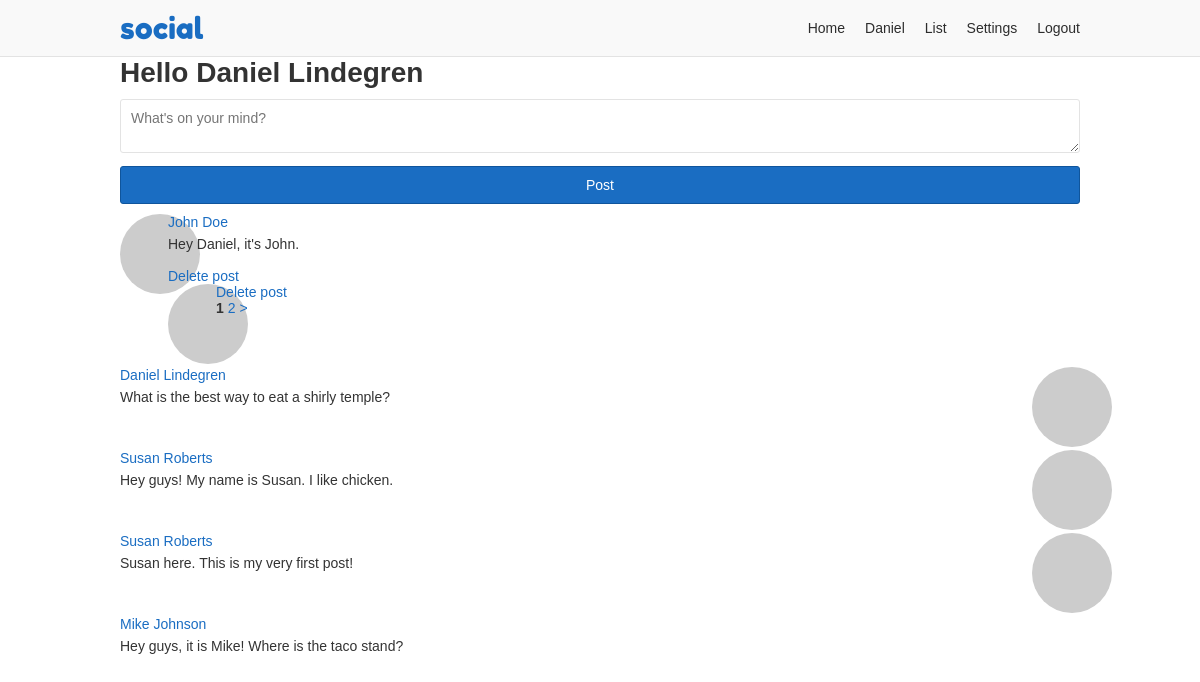
Screenshot of /home (signed in) with the database file from the repository.
### app/users/models/user.py (models this page shows, shortened)
class User(UserMixin, db.Model, BaseModel):
    id = db.Column(db.Integer, primary_key=True)
    username = db.Column(db.String(35), nullable=False, unique=True)
    email = db.Column(db.String(255), nullable=False, unique=True)
    password = db.Column(db.String(128), nullable=False)
    first_name = db.Column(db.String(35), nullable=False)
    last_name = db.Column(db.String(35), nullable=False)
    about_me = db.Column(db.Text)
    last_seen = db.Column(db.DateTime, default=datetime.utcnow)
    posts_per_page = db.Column(db.Integer, default=10, nullable=False)
    full_name = column_property(first_name + " " + last_name)
    followed = db.relationship(
        'User',
        secondary=followers,
        primaryjoin=(followers.c.follower_id == id),
        secondaryjoin=(followers.c.followed_id == id),
        backref=db.backref('followers', lazy='dynamic'),
        lazy='dynamic')
    post_author = db.relationship(
        'Post',
        foreign_keys='Post.author_id',
        backref='author', lazy='dynamic')
    post_recipient = db.relationship(
        'Post',
        foreign_keys='Post.recipient_id',
        backref='recipient', lazy='dynamic')
    def followed_posts(self):
        followed = Post.query.join(
            followers,
            (followers.c.followed_id == Post.author_id)).filter(
                followers.c.follower_id == self.id,
                Post.author_id == Post.recipient_id)
        my_posts = Post.query.filter_by(recipient_id=self.id)
        return followed.union(my_posts).order_by(Post.created.desc())
    def avatar(self, size):
        digest = md5(self.email.lower().encode('utf-8')).hexdigest()
        return 'https://www.gravatar.com/avatar/{}?d=identicon&s={}'.format(
            digest, size)

### app/users/models/post.py (models this page shows, shortened)
class Post(db.Model, BaseModel):
    id = db.Column(db.Integer, primary_key=True)
    body = db.Column(db.Text)
    author_id = db.Column(db.Integer, db.ForeignKey('user.id'))
    recipient_id = db.Column(db.Integer, db.ForeignKey('user.id'))

### app/users/views.py (the view)
@users.route('/home', methods=['GET', 'POST'])
@login_required
def home():
    form = PostForm()
    if form.validate_on_submit():
        post = Post(body=form.body.data, author=current_user,
                    recipient=current_user)
        post.commit()
        flash('Your post is now live!')
        return redirect(url_for('users.home'))
    page = request.args.get('page', 1, type=int)
    posts = current_user.followed_posts().paginate(
        page, current_user.posts_per_page, False)
    return render_template('users/home.html', form=form, posts=posts)

### app/users/forms.py
class PostForm(FlaskForm):
    body = TextAreaField('Say something', validators=[DataRequired()])
    submit = SubmitField('Post')

### app/models.py (called while the page is built)
    def commit(self):
        try:
            db.session.add(self)
            db.session.commit()
            return self
        except Exception as E:
            db.session.rollback()
            raise E

### app/users/models/user.py (called while the page is built)
@login.user_loader
def load_user(id):
    return User.query.get(int(id))

### app/users/views.py (called while the page is built)
@users.before_request
def before_request():
    if current_user.is_authenticated:
        current_user.last_seen = datetime.utcnow()
        current_user.commit()

### app/templates/users/home.html (shortened to what this page needs)
{% extends "base.html" %}
{% block content %}
<h1>Hello {{ current_user.full_name }}</h1>
<form method="post" novalidate>
  {{ form.body(placeholder="What's on your mind?") }}
  {{ form.submit }}
</form>
{%- for post in posts.items %}
  {%- include "/users/_post.html" %}
{%- endfor %}
{%- if posts.pages > 1 %}
{%- from "/_macros.html" import render_pagination %}
{{ render_pagination(posts, 'users.home') }}
{%- endif %}
{% endblock %}

### app/templates/base.html (shortened to what this page needs)
<!doctype html>
<html lang="en">
<head>
  <link rel="stylesheet" href="{{ url_for('static', filename='css/layout.css') }}">
</head>
<body>
<div class="header-container">
  <header class="site-header responsive-container">
    <h1 class="branding"><a href="{{ url_for('static_views.index') }}">{{ APP_NAME }}</a></h1>
    {%- if current_user.is_authenticated %}
    <ul class="primary-nav">
      <li><a href="{{ url_for('users.home') }}">Home</a></li>
      <li><a href="{{ url_for('users.profile', username=current_user.username) }}">{{ current_user.first_name }}</a></li>
      <li><a href="{{ url_for('users.list') }}">List</a></li>
      <li><a href="{{ url_for('users.settings_account') }}">Settings</a></li>
      <li><a href="{{ url_for('static_views.logout') }}">Logout</a></li>
    </ul>
    {%- endif %}
  </header>
</div>
<div class="responsive-container">
{%- block content %}
{%- endblock %}
</div>
</body>
</html>

### app/templates/users/_post.html
    {%- if post.active %}
      <div>
        <div style="float: left; width: 5%">
          <img style="border-radius: 50%;" src="{{ post.author.avatar(60) }}">
        </div>
        <div style="float: left; width: 95%">
          <a href="{{ url_for('users.profile', username=post.author.username) }}">{{ post.author.full_name }}</a>
          <p>{{ post.body }}</p>
        </div>
        {%- if current_user == post.author or post.recipient_id == current_user.id %}
        <div>
          <a href="{{ url_for('users.user_action', username=post.author.username, action='delete-post', post_id=post.id) }}">Delete post</a>
        </div>
        {%- endif %}
      </div>
    {%- endif %}

### app/static/css/layout.css (style rules this page uses)
*, *::before, *::after { box-sizing: border-box; }
html { font-family: sans-serif; font-size: 62.5%; }
article, aside, figcaption, figure, footer, header, hgroup, main, nav, section { display: block; }
body { margin: 0; color: #333; font-size: 1.4rem; }
h1, h2, h3, h4, h5, h6 { margin: 0 0 10px 0; }
p, ol, ul, dl { margin: 0 0 10px 0; padding: 0; }
p { line-height: 2; }
ol, ul { list-style: none; }
a, a:link { color: #1a6dc2; text-decoration: none; }
.responsive-container { margin: 0 auto; max-width: 960px; }
input, textarea { display: inline-block; margin-bottom: 10px; padding: 10px; width: 100%; border: 1px solid #e3e3e3; border-radius: 3px; font-family: inherit; font-size: inherit; line-height: inherit; }
input[type=submit] { background-color: #1a6dc2; border-color: #0f559c; color: #fff; }
.header-container { background-color: #f9f9f9; border-bottom: 1px solid #e3e3e3; }
.header-container .site-header { display: flex; align-items: center; }
.branding { margin: 0; padding: 10px 0; }
.branding a { font: 30px "Fredoka One"; text-decoration: none; }
.primary-nav { display: flex; margin: 0 0 0 auto; }
.primary-nav li { padding: 0 10px; }
.primary-nav li:last-child { padding-right: 0; }
.primary-nav a { color: #2d2d2d; }

### rows the page displays
User: first_name "Daniel"
Post: active True (drawn), author.full_name "John Doe", body "Hey Daniel, it's John."
Post: active True (drawn), author.full_name "Daniel Lindegren", body "What is the best way to eat a shirly temple?"
Post: active True (drawn), author.full_name "Susan Roberts", body "Hey guys! My name is Susan. I like chicken."
Post: active True (drawn), author.full_name "Susan Roberts", body "Susan here. This is my very first post!"
Post: active True (drawn), author.full_name "Mike Johnson", body "Hey guys, it is Mike! Where is the taco stand?"

### other values shown
{{ APP_NAME }} "social"
{{ current_user.full_name }} "Daniel Lindegren"
{{ page }} "1"
{{ page }} "2"
